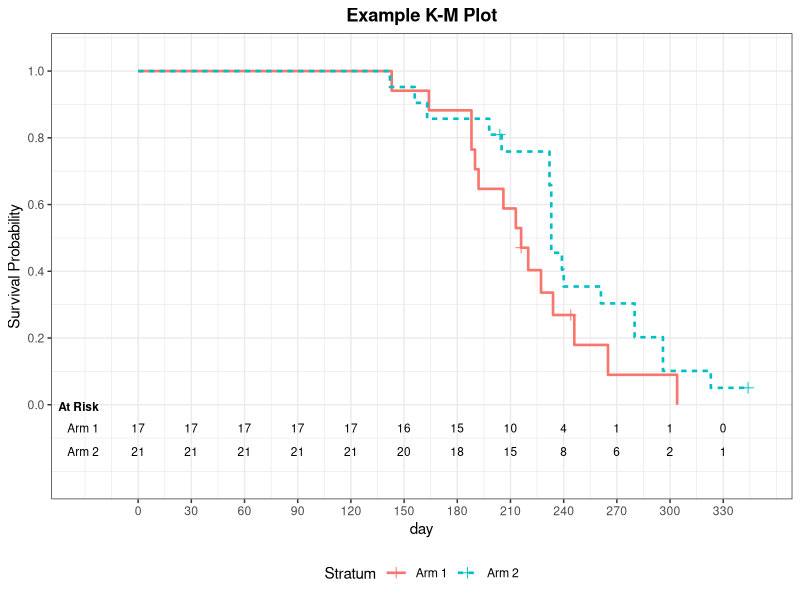

Generate this figure with R:
out <- Sys.getenv("OUT_DIR")
if (out == "" || is.na(out)) out <- getwd()
dir.create(out, showWarnings = FALSE, recursive = TRUE)

suppressPackageStartupMessages(library(survival))
suppressPackageStartupMessages(library(ggplot2))

round_half_up <- function(x, digits = 0) {
  mult <- 10^digits
  s <- sign(x)
  ax <- abs(x) * mult
  r <- floor(ax + 0.5 + 1e-10) / mult
  r * s
}
# SAS BEST-like trimmed formatting: round half up to `digits`, then strip trailing zeros
fmtT <- function(x, digits = 4) {
  sapply(x, function(v) {
    if (is.na(v)) return("")
    r <- round_half_up(v, digits)
    s <- sprintf(paste0("%.", digits, "f"), r)
    # strip trailing zeros but keep at least one digit after decimal if needed -> SAS BEST strips
    if (grepl("\\.", s)) {
      s <- sub("0+$", "", s)
      s <- sub("\\.$", "", s)
    }
    # SAS prints 0.xxx not .xxx ; sprintf already does 0.xxx
    # normalize -0 to 0
    if (s %in% c("-0", "-0.0", "-0.00", "-0.000", "-0.0000")) s <- "0"
    s
  })
}
fmt_day <- function(x) {
  sapply(x, function(v) {
    if (is.na(v)) return("")
    if (abs(v - round(v)) < 1e-9) sprintf("%d", as.integer(round(v)))
    else {
      t <- sprintf("%.5f", v)
      t <- sub("0+$", "", t)
      t <- sub("\\.$", "", t)
      t
    }
  })
}

# ------------------------------------------------------------------
# data one  (SAS data step)
# ------------------------------------------------------------------
arm1_days <- c(143,164,188,188,190,192,206,213,216,220,227.230,
               234,246,265,304, 216,244)
arm1_cens <- c(rep(0,15), 1, 1)
arm2_days <- c(142,156,163,198,205,232,232,233,233,233,233,239,
               240,261,280,280,296,296,323, 204,344)
arm2_cens <- c(rep(0,19), 1, 1)

one <- data.frame(
  arm    = c(rep("Arm 1", length(arm1_days)), rep("Arm 2", length(arm2_days))),
  day    = c(arm1_days, arm2_days),
  censor = c(arm1_cens, arm2_cens),
  stringsAsFactors = FALSE
)
one$event <- 1 - one$censor
stopifnot(all(c("arm","day","censor") %in% names(one)))
stopifnot(nrow(one) == 38)

one$arm <- factor(one$arm, levels = c("Arm 1","Arm 2"))

fit <- survfit(Surv(day, event) ~ arm, data = one, conf.type = "log-log", conf.int = 0.95)
fit_pool <- survfit(Surv(day, event) ~ 1, data = one, conf.type = "log-log", conf.int = 0.95)

mk_pl <- function(fitobj, arm_lab_fun) {
  times   <- fitobj$time
  nrisk   <- fitobj$n.risk
  nevent  <- fitobj$n.event
  ncens   <- fitobj$n.censor
  surv    <- fitobj$surv
  se      <- fitobj$std.err
  lower   <- if (!is.null(fitobj$lower)) fitobj$lower else rep(NA, length(times))
  upper   <- if (!is.null(fitobj$upper)) fitobj$upper else rep(NA, length(times))
  if (!is.null(fitobj$strata)) {
    snames <- rep(names(fitobj$strata), times = as.vector(fitobj$strata))
    arm_lab <- sub(".*=", "", snames)
  } else {
    arm_lab <- rep("Overall", length(times))
  }
  df <- data.frame(
    arm = arm_lab,
    time = times,
    n_risk = nrisk,
    n_event = nevent,
    n_censor = ncens,
    surv = surv,
    stderr = se,
    lower = lower,
    upper = upper,
    stringsAsFactors = FALSE
  )
  df <- df[order(df$arm, df$time), ]
  df$n_failed <- NA_integer_
  df$n_left <- NA_integer_
  for (a in unique(df$arm)) {
    idx <- which(df$arm == a)
    df$n_failed[idx] <- cumsum(df$n_event[idx])
    df$n_left[idx] <- df$n_risk[idx] - df$n_event[idx] - df$n_censor[idx]
  }
  df$failure <- 1 - df$surv
  df
}
pl <- mk_pl(fit)
pl_pool <- mk_pl(fit_pool)

get_quant <- function(fitobj, probs = c(0.75, 0.5, 0.25)) {
  q <- try(quantile(fitobj, probs = probs, conf.int = TRUE), silent = TRUE)
  arms <- if (!is.null(fitobj$strata)) c("Arm 1","Arm 2") else c("Overall")
  res <- list()
  ok <- FALSE
  if (!inherits(q, "try-error") && !is.null(q$quantile)) {
    qmat <- q$quantile; lmat <- q$lower; umat <- q$upper
    try({
      for (i in seq_along(arms)) {
        for (j in seq_along(probs)) {
          est <- suppressWarnings(as.numeric(if (is.matrix(qmat)) qmat[i, j] else qmat[i]))
          lo <- suppressWarnings(as.numeric(if (!is.null(lmat) && is.matrix(lmat)) lmat[i, j] else NA))
          hi <- suppressWarnings(as.numeric(if (!is.null(umat) && is.matrix(umat)) umat[i, j] else NA))
          res[[length(res)+1]] <- data.frame(arm=arms[i], percent=(1-probs[j])*100,
                                             estimate=est, lower=lo, upper=hi,
                                             stringsAsFactors=FALSE)
        }
      }
      # check at least one non-missing estimate
      if (any(!is.na(sapply(res, function(d) d$estimate)))) ok <- TRUE
    }, silent = TRUE)
  }
  if (ok) return(do.call(rbind, res))
  # manual Brookmeyer-Crowley fallback from pl
  src <- if (!is.null(fitobj$strata)) pl else pl_pool
  out <- list()
  for (a in arms) {
    sub <- src[src$arm == a, ]; sub <- sub[order(sub$time), ]
    for (p in probs) {
      idx <- which(sub$surv <= p + 1e-12)
      est <- if (length(idx)>0) sub$time[min(idx)] else NA
      idxL <- which(!is.na(sub$upper) & sub$upper <= p + 1e-12)
      lo <- if (length(idxL)>0) sub$time[min(idxL)] else NA
      idxU <- which(!is.na(sub$lower) & sub$lower <= p + 1e-12)
      hi <- if (length(idxU)>0) sub$time[min(idxU)] else NA
      out[[length(out)+1]] <- data.frame(arm=a, percent=(1-p)*100,
                                         estimate=est, lower=lo, upper=hi,
                                         stringsAsFactors=FALSE)
    }
  }
  do.call(rbind, out)
}
quart <- get_quant(fit, c(0.75, 0.5, 0.25))
quart <- quart[order(quart$arm, -quart$percent), ]
quart_pool <- get_quant(fit_pool, c(0.75, 0.5, 0.25))

mean_list <- list()
for (a in c("Arm 1","Arm 2")) {
  sub <- pl[pl$arm == a, ]; sub <- sub[order(sub$time), ]
  tau <- max(sub$time[sub$n_event > 0])
  sub2 <- sub[sub$time <= tau + 1e-9, ]
  t_all <- c(0, sub2$time); s_all <- c(1, sub2$surv)
  mu <- sum(s_all[seq_len(length(t_all)-1)] * diff(t_all))
  n2 <- nrow(sub2)
  A <- rep(0, n2)
  for (i in seq_len(n2)) {
    s_k <- s_all[(i+1):(n2+1)]
    t_k <- t_all[(i+1):(n2+1)]
    t_next <- c(t_all[(i+2):(n2+1)], tau)
    A[i] <- sum(s_k * (t_next - t_k))
  }
  d <- sub2$n_event; n <- sub2$n_risk
  term <- ifelse(d>0 & n>d, A^2 * d / (n*(n-d)), 0)
  var_mu <- sum(term, na.rm=TRUE)
  se_mu <- sqrt(var_mu)
  mean_list[[a]] <- data.frame(arm=a, tau=tau, mean=mu, se=se_mu, stringsAsFactors=FALSE)
}
means <- do.call(rbind, mean_list)
# pooled mean
subp <- pl_pool[order(pl_pool$time), ]
taup <- max(subp$time[subp$n_event > 0])
subp2 <- subp[subp$time <= taup + 1e-9, ]
t_all <- c(0, subp2$time); s_all <- c(1, subp2$surv)
mup <- sum(s_all[seq_len(length(t_all)-1)] * diff(t_all))
n2 <- nrow(subp2); A <- rep(0, n2)
for (i in seq_len(n2)) {
  s_k <- s_all[(i+1):(n2+1)]; t_k <- t_all[(i+1):(n2+1)]
  t_next <- c(t_all[(i+2):(n2+1)], taup)
  A[i] <- sum(s_k * (t_next - t_k))
}
d <- subp2$n_event; n <- subp2$n_risk
term <- ifelse(d>0 & n>d, A^2 * d / (n*(n-d)), 0)
sep <- sqrt(sum(term, na.rm=TRUE))
means_pool <- data.frame(arm="Overall", tau=taup, mean=mup, se=sep, stringsAsFactors=FALSE)

cens_sum <- do.call(rbind, lapply(c("Arm 1","Arm 2"), function(a) {
  sub <- one[one$arm==a, ]
  f <- sum(sub$event==1); c <- sum(sub$event==0); t <- nrow(sub)
  data.frame(arm=a, failed=f, censored=c, total=t,
             pct_cens=100*c/t, stringsAsFactors=FALSE)
}))
tot_f <- sum(cens_sum$failed); tot_c <- sum(cens_sum$censored); tot_t <- sum(cens_sum$total)

ev_times <- sort(unique(one$day[one$event==1]))
U_lr <- 0; V_lr <- 0
U_w <- 0; V_w <- 0
for (t in ev_times) {
  n1 <- sum(one$day >= t & one$arm=="Arm 1")
  n2 <- sum(one$day >= t & one$arm=="Arm 2")
  n <- n1+n2
  d1 <- sum(one$day==t & one$event==1 & one$arm=="Arm 1")
  d2 <- sum(one$day==t & one$event==1 & one$arm=="Arm 2")
  d <- d1+d2
  if (n<=1 || d==0) next
  e1 <- n1*d/n
  v <- (n1*n2*d*(n-d))/(n*n*(n-1))
  U_lr <- U_lr + (d1 - e1)
  V_lr <- V_lr + v
  w <- n
  U_w <- U_w + w*(d1 - e1)
  V_w <- V_w + w*w*v
}
chi_lr <- ifelse(V_lr>0, U_lr^2/V_lr, NA)
chi_w  <- ifelse(V_w>0, U_w^2/V_w, NA)
p_lr <- 1 - pchisq(chi_lr, 1)
p_w  <- 1 - pchisq(chi_w, 1)

E1 <- 0; O1 <- 0; E2 <- 0; O2 <- 0
for (t in ev_times) {
  n1 <- sum(one$day >= t & one$arm=="Arm 1")
  n2 <- sum(one$day >= t & one$arm=="Arm 2")
  n <- n1+n2
  d1 <- sum(one$day==t & one$event==1 & one$arm=="Arm 1")
  d2 <- sum(one$day==t & one$event==1 & one$arm=="Arm 2")
  d <- d1+d2
  if (n==0 || d==0) next
  E1 <- E1 + n1*d/n
  E2 <- E2 + n2*d/n
  O1 <- O1 + d1
  O2 <- O2 + d2
}

atrisk_times <- seq(0, 330, by=30)
atrisk <- expand.grid(time=atrisk_times, arm=c("Arm 1","Arm 2"), stringsAsFactors=FALSE)
atrisk$n <- mapply(function(t,a) sum(one$day >= t & one$arm==a), atrisk$time, atrisk$arm)

plotdata_list <- list()
for (a in c("Arm 1","Arm 2")) {
  sub <- pl[pl$arm==a, ]; sub <- sub[order(sub$time), ]
  pd <- data.frame(arm=a, time=c(0, sub$time), surv=c(1, sub$surv),
                   stderr=c(0, sub$stderr),
                   lower=c(1, sub$lower), upper=c(1, sub$upper),
                   n_risk=c(sum(one$arm==a), sub$n_risk),
                   n_event=c(0, sub$n_event), n_censor=c(0, sub$n_censor),
                   stringsAsFactors=FALSE)
  plotdata_list[[a]] <- pd
}
plotdata <- do.call(rbind, plotdata_list)
cens_pts <- pl[pl$n_censor>0, ]
cens_plot <- data.frame(arm=cens_pts$arm, time=cens_pts$time, surv=cens_pts$surv)

y_arm1 <- -0.07
y_arm2 <- -0.14
p <- ggplot(plotdata, aes(x=time, y=surv, colour=arm, linetype=arm)) +
  geom_step(linewidth=0.9) +
  geom_point(data=cens_plot, aes(x=time, y=surv, colour=arm), shape=3, size=2.2, inherit.aes=FALSE) +
  scale_x_continuous(breaks=atrisk_times, limits=c(-30, 350)) +
  scale_y_continuous(breaks=seq(0,1,by=0.2), limits=c(-0.22,1.05)) +
  labs(title="Example K-M Plot", x="day", y="Survival Probability", colour="Stratum", linetype="Stratum") +
  theme_bw() +
  theme(plot.title=element_text(hjust=0.5, face="bold"),
        legend.position="bottom") +
  geom_text(data=atrisk[atrisk$arm=="Arm 1",],
            aes(x=time, y=y_arm1, label=n), colour="black", size=3, inherit.aes=FALSE) +
  geom_text(data=atrisk[atrisk$arm=="Arm 2",],
            aes(x=time, y=y_arm2, label=n), colour="black", size=3, inherit.aes=FALSE) +
  annotate("text", x=-22, y=y_arm1, label="Arm 1", hjust=1, size=3) +
  annotate("text", x=-22, y=y_arm2, label="Arm 2", hjust=1, size=3) +
  annotate("text", x=-22, y= -0.005, label="At Risk", hjust=1, size=3, fontface="bold")
ggsave(file.path(out, "P040_f_kmplot.png"), p, width=8, height=6, dpi=150)

write.csv(plotdata, file.path(out, "P040_f_kmplot_plotdata.csv"), row.names=FALSE, na="")

csv_body <- data.frame(
  ARM = pl$arm,
  DAY = pl$time,
  SURVIVAL = round_half_up(pl$surv, 4),
  FAILURE = round_half_up(pl$failure, 4),
  STDERR = round_half_up(pl$stderr, 4),
  LOWER95 = round_half_up(pl$lower, 4),
  UPPER95 = round_half_up(pl$upper, 4),
  N_FAILED = pl$n_failed,
  N_LEFT = pl$n_left,
  stringsAsFactors=FALSE
)
write.csv(csv_body, file.path(out, "P040_f_kmplot.csv"), row.names=FALSE, na="")

txt <- file.path(out, "P040_f_kmplot.txt")
con <- file(txt, open="wt")

cat("Example K-M Plot\n", file=con)
cat("PROC LIFETEST  Product-Limit Survival Estimates  (TIME day*CENSOR(1) ; STRATA arm)\n", file=con)
cat("Plots = survival (atrisk = 0 to 330 by 30)\n", file=con)
cat("\n", file=con)

for (a in c("Arm 1","Arm 2")) {
  cat(sprintf("Stratum: %s  (N = %d)\n", a, sum(one$arm==a)), file=con)
  cat(sprintf("%-10s %12s %12s %12s %12s %12s %10s %10s\n",
              "day","Survival","Failure","StdErr","Lower95","Upper95","N_Failed","N_Left"), file=con)
  sub <- pl[pl$arm==a, ]; sub <- sub[order(sub$time), ]
  for (i in seq_len(nrow(sub))) {
    star <- ifelse(sub$n_censor[i]>0 && sub$n_event[i]==0, "*", ifelse(sub$n_censor[i]>0, "+", " "))
    cat(sprintf("%-10s %12s %12s %12s %12s %12s %10d %10d%s\n",
                fmt_day(sub$time[i]),
                fmtT(sub$surv[i],4),
                fmtT(sub$failure[i],4),
                fmtT(sub$stderr[i],4),
                fmtT(sub$lower[i],4),
                fmtT(sub$upper[i],4),
                sub$n_failed[i],
                sub$n_left[i],
                star), file=con)
  }
  cat("  * censored-only time ; + event and censored tied (censored after events)\n", file=con)
  cat("\n", file=con)
}

cat("Overall (pooled over strata, N = 38)\n", file=con)
cat(sprintf("%-10s %12s %12s %12s %12s %12s %10s %10s\n",
            "day","Survival","Failure","StdErr","Lower95","Upper95","N_Failed","N_Left"), file=con)
for (i in seq_len(nrow(pl_pool))) {
  star <- ifelse(pl_pool$n_censor[i]>0 && pl_pool$n_event[i]==0, "*", ifelse(pl_pool$n_censor[i]>0, "+", " "))
  cat(sprintf("%-10s %12s %12s %12s %12s %12s %10d %10d%s\n",
              fmt_day(pl_pool$time[i]),
              fmtT(pl_pool$surv[i],4),
              fmtT(pl_pool$failure[i],4),
              fmtT(pl_pool$stderr[i],4),
              fmtT(pl_pool$lower[i],4),
              fmtT(pl_pool$upper[i],4),
              pl_pool$n_failed[i],
              pl_pool$n_left[i],
              star), file=con)
}
cat("\n", file=con)

cat("Quartile Estimates (95% Confidence Interval, Transform = LOG-LOG)\n", file=con)
cat(sprintf("%-10s %-10s %-12s %-12s %-12s\n","Stratum","Percent","Estimate","Lower","Upper"), file=con)
for (i in seq_len(nrow(quart))) {
  cat(sprintf("%-10s %-10.0f %-12s %-12s %-12s\n",
              quart$arm[i], quart$percent[i],
              fmt_day(quart$estimate[i]),
              fmt_day(quart$lower[i]),
              fmt_day(quart$upper[i])), file=con)
}
for (i in seq_len(nrow(quart_pool))) {
  cat(sprintf("%-10s %-10.0f %-12s %-12s %-12s\n",
              quart_pool$arm[i], quart_pool$percent[i],
              fmt_day(quart_pool$estimate[i]),
              fmt_day(quart_pool$lower[i]),
              fmt_day(quart_pool$upper[i])), file=con)
}
cat("\n", file=con)

cat("Means (Restricted to Largest Event Time per Stratum)\n", file=con)
cat(sprintf("%-10s %-12s %-12s %-12s\n","Stratum","Tau","Mean","StdErr"), file=con)
for (i in seq_len(nrow(means))) {
  cat(sprintf("%-10s %-12s %-12s %-12s\n",
              means$arm[i],
              fmt_day(means$tau[i]),
              fmtT(means$mean[i],4),
              fmtT(means$se[i],4)), file=con)
}
cat(sprintf("%-10s %-12s %-12s %-12s\n",
            means_pool$arm, fmt_day(means_pool$tau),
            fmtT(means_pool$mean,4), fmtT(means_pool$se,4)), file=con)
cat("\n", file=con)

cat("Summary of the Number of Censored and Uncensored Values\n", file=con)
cat(sprintf("%-10s %10s %10s %10s %14s\n","Stratum","Failed","Censored","Total","Pct_Cens"), file=con)
for (i in seq_len(nrow(cens_sum))) {
  cat(sprintf("%-10s %10d %10d %10d %14s\n",
              cens_sum$arm[i], cens_sum$failed[i], cens_sum$censored[i],
              cens_sum$total[i], fmtT(cens_sum$pct_cens[i],1)), file=con)
}
cat(sprintf("%-10s %10d %10d %10d %14s\n","Total", tot_f, tot_c, tot_t,
            fmtT(100*tot_c/tot_t,1)), file=con)
cat("\n", file=con)

cat("Rank Statistics (Observed vs Expected under H0)\n", file=con)
cat(sprintf("%-10s %12s %12s %14s %14s\n","Stratum","Observed","Expected","O-E(LogRank)","O-E(Wilcoxon)"), file=con)
Uw1 <- U_w; Uw2 <- -U_w
cat(sprintf("%-10s %12d %12s %14s %14s\n","Arm 1", O1, fmtT(E1,4), fmtT(U_lr,4), fmtT(Uw1,2)), file=con)
cat(sprintf("%-10s %12d %12s %14s %14s\n","Arm 2", O2, fmtT(E2,4), fmtT(-U_lr,4), fmtT(Uw2,2)), file=con)
cat("\n", file=con)

cat("Covariance Matrix for the Log-Rank Statistics\n", file=con)
cat(sprintf("  Arm 1  %s\n", fmtT(V_lr,4)), file=con)
cat("Covariance Matrix for the Wilcoxon (Breslow) Statistics\n", file=con)
cat(sprintf("  Arm 1  %s\n", fmtT(V_w,2)), file=con)
cat("\n", file=con)

cat("Test of Equality over Strata\n", file=con)
cat(sprintf("%-12s %12s %6s %12s\n","Test","Chi-Square","DF","Pr > Chi-Square"), file=con)
cat(sprintf("%-12s %12s %6d %12s\n","Log-Rank", fmtT(chi_lr,4), 1, fmtT(p_lr,4)), file=con)
cat(sprintf("%-12s %12s %6d %12s\n","Wilcoxon", fmtT(chi_w,4), 1, fmtT(p_w,4)), file=con)
cat("\n", file=con)

cat("Number at Risk (atrisk = 0 to 330 by 30)\n", file=con)
cat(sprintf("%-10s", "Time"), file=con)
for (t in atrisk_times) cat(sprintf(" %6d", t), file=con)
cat("\n", file=con)
for (a in c("Arm 1","Arm 2")) {
  cat(sprintf("%-10s", a), file=con)
  vals <- atrisk$n[atrisk$arm==a][order(atrisk$time[atrisk$arm==a])]
  for (v in vals) cat(sprintf(" %6d", v), file=con)
  cat("\n", file=con)
}
cat("\n", file=con)
cat("Listing of input data ONE (day*censor(1))\n", file=con)
cat(sprintf("%-10s %-10s %-10s\n","arm","day","censor"), file=con)
oo <- one[order(one$arm, one$day, one$censor), ]
for (i in seq_len(nrow(oo))) {
  cat(sprintf("%-10s %-10s %-10d\n", oo$arm[i], fmt_day(oo$day[i]), oo$censor[i]), file=con)
}
cat("\n", file=con)
cat("Note: Censoring indicated by '+' on plot; survival step function with Greenwood standard errors.\n", file=con)
cat("Mean restricted to largest event time (Arm 1 tau=304, Arm 2 tau=323).\n", file=con)
close(con)
